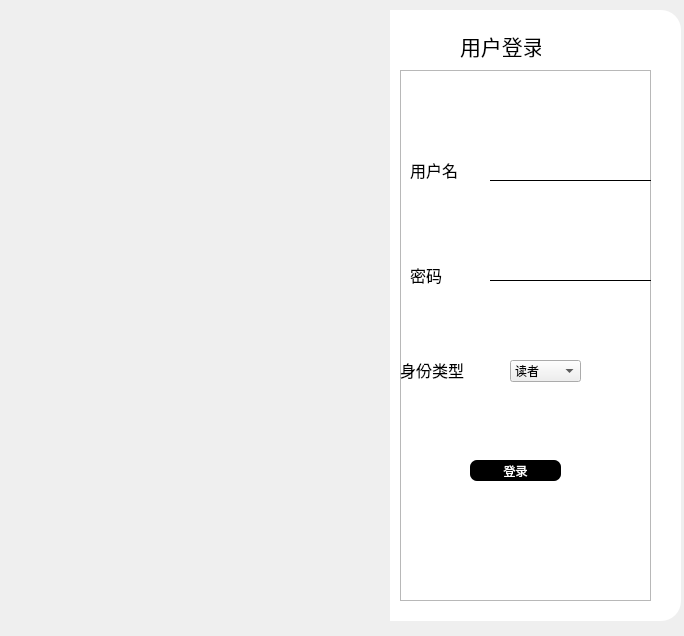
<?xml version="1.0" encoding="UTF-8"?>
<ui version="4.0">
 <class>Login</class>
 <widget class="QWidget" name="Login">
  <property name="windowModality">
   <enum>Qt::ApplicationModal</enum>
  </property>
  <property name="geometry">
   <rect>
    <x>0</x>
    <y>0</y>
    <width>684</width>
    <height>636</height>
   </rect>
  </property>
  <property name="windowTitle">
   <string>图书馆管理系统</string>
  </property>
  <widget class="QFrame" name="frame">
   <property name="geometry">
    <rect>
     <x>390</x>
     <y>10</y>
     <width>291</width>
     <height>611</height>
    </rect>
   </property>
   <property name="styleSheet">
    <string notr="true">#frame{
	background-color: rgb(255, 255, 255);
    border-top-right-radius:20px;
    border-bottom-right-radius:20px;
}
</string>
   </property>
   <property name="frameShape">
    <enum>QFrame::StyledPanel</enum>
   </property>
   <property name="frameShadow">
    <enum>QFrame::Raised</enum>
   </property>
   <widget class="QPushButton" name="exitbt">
    <property name="geometry">
     <rect>
      <x>240</x>
      <y>10</y>
      <width>31</width>
      <height>21</height>
     </rect>
    </property>
    <property name="styleSheet">
     <string notr="true">#exitbt{
    border:none;
    
}
#exitbt:hover{
	padding-bottom:5px;
}</string>
    </property>
    <property name="text">
     <string/>
    </property>
    <property name="icon">
     <iconset resource="../resource.qrc">
      <normaloff>:/icons/icons/close.png</normaloff>:/icons/icons/close.png</iconset>
    </property>
   </widget>
   <widget class="QFrame" name="frame_3">
    <property name="geometry">
     <rect>
      <x>10</x>
      <y>60</y>
      <width>251</width>
      <height>531</height>
     </rect>
    </property>
    <property name="styleSheet">
     <string notr="true">QLineEdit{
  
	background-color: rgba(255, 255, 255,0);
  border:none;
  border-bottom:1px solid black;
}
QPushButton{
  
	background-color: rgb(0, 0, 0);
    
	color: rgb(255, 255, 255);
    border-radius:7px;
}
QPushButton:pressed{
    padding-top:5px;
    padding-left:5px;
}
</string>
    </property>
    <property name="frameShape">
     <enum>QFrame::StyledPanel</enum>
    </property>
    <property name="frameShadow">
     <enum>QFrame::Raised</enum>
    </property>
    <widget class="QLineEdit" name="userline">
     <property name="geometry">
      <rect>
       <x>90</x>
       <y>90</y>
       <width>161</width>
       <height>21</height>
      </rect>
     </property>
     <property name="styleSheet">
      <string notr="true">QLineEdit{
  border:none;
  border-bottom:1px solid black;
}
</string>
     </property>
    </widget>
    <widget class="QLabel" name="user">
     <property name="geometry">
      <rect>
       <x>10</x>
       <y>70</y>
       <width>71</width>
       <height>61</height>
      </rect>
     </property>
     <property name="text">
      <string>&lt;html&gt;&lt;head/&gt;&lt;body&gt;&lt;p&gt;&lt;span style=&quot; font-size:12pt;&quot;&gt;用户名&lt;/span&gt;&lt;/p&gt;&lt;/body&gt;&lt;/html&gt;</string>
     </property>
    </widget>
    <widget class="QLineEdit" name="pwline">
     <property name="geometry">
      <rect>
       <x>90</x>
       <y>190</y>
       <width>161</width>
       <height>21</height>
      </rect>
     </property>
     <property name="echoMode">
      <enum>QLineEdit::Password</enum>
     </property>
    </widget>
    <widget class="QLabel" name="password">
     <property name="geometry">
      <rect>
       <x>10</x>
       <y>170</y>
       <width>71</width>
       <height>71</height>
      </rect>
     </property>
     <property name="text">
      <string>&lt;html&gt;&lt;head/&gt;&lt;body&gt;&lt;p&gt;&lt;span style=&quot; font-size:12pt;&quot;&gt;密码&lt;/span&gt;&lt;/p&gt;&lt;/body&gt;&lt;/html&gt;</string>
     </property>
    </widget>
    <widget class="QLabel" name="identify">
     <property name="geometry">
      <rect>
       <x>0</x>
       <y>260</y>
       <width>91</width>
       <height>81</height>
      </rect>
     </property>
     <property name="text">
      <string>&lt;html&gt;&lt;head/&gt;&lt;body&gt;&lt;p&gt;&lt;span style=&quot; font-size:12pt;&quot;&gt;身份类型&lt;/span&gt;&lt;/p&gt;&lt;/body&gt;&lt;/html&gt;</string>
     </property>
    </widget>
    <widget class="QComboBox" name="idbox">
     <property name="geometry">
      <rect>
       <x>110</x>
       <y>290</y>
       <width>71</width>
       <height>22</height>
      </rect>
     </property>
     <item>
      <property name="text">
       <string>读者</string>
      </property>
     </item>
     <item>
      <property name="text">
       <string>图书管理员</string>
      </property>
     </item>
     <item>
      <property name="text">
       <string>系统管理员</string>
      </property>
     </item>
    </widget>
    <widget class="QPushButton" name="loginbt">
     <property name="geometry">
      <rect>
       <x>70</x>
       <y>390</y>
       <width>91</width>
       <height>21</height>
      </rect>
     </property>
     <property name="text">
      <string>登录</string>
     </property>
    </widget>
   </widget>
   <widget class="QLabel" name="label">
    <property name="geometry">
     <rect>
      <x>70</x>
      <y>20</y>
      <width>81</width>
      <height>31</height>
     </rect>
    </property>
    <property name="text">
     <string>&lt;html&gt;&lt;head/&gt;&lt;body&gt;&lt;p&gt;&lt;span style=&quot; font-size:16pt;&quot;&gt;用户登录&lt;/span&gt;&lt;/p&gt;&lt;/body&gt;&lt;/html&gt;</string>
    </property>
    <property name="textFormat">
     <enum>Qt::AutoText</enum>
    </property>
   </widget>
  </widget>
  <widget class="QFrame" name="frame_2">
   <property name="geometry">
    <rect>
     <x>10</x>
     <y>0</y>
     <width>381</width>
     <height>641</height>
    </rect>
   </property>
   <property name="styleSheet">
    <string notr="true">border-image: url(:/images/images/微信图片_1.jpg);
border-radius:20px;</string>
   </property>
   <property name="frameShape">
    <enum>QFrame::StyledPanel</enum>
   </property>
   <property name="frameShadow">
    <enum>QFrame::Raised</enum>
   </property>
  </widget>
 </widget>
 <resources>
  <include location="../resource.qrc"/>
 </resources>
 <connections>
  <connection>
   <sender>exitbt</sender>
   <signal>clicked()</signal>
   <receiver>Login</receiver>
   <slot>close()</slot>
   <hints>
    <hint type="sourcelabel">
     <x>553</x>
     <y>104</y>
    </hint>
    <hint type="destinationlabel">
     <x>603</x>
     <y>58</y>
    </hint>
   </hints>
  </connection>
 </connections>
</ui>
